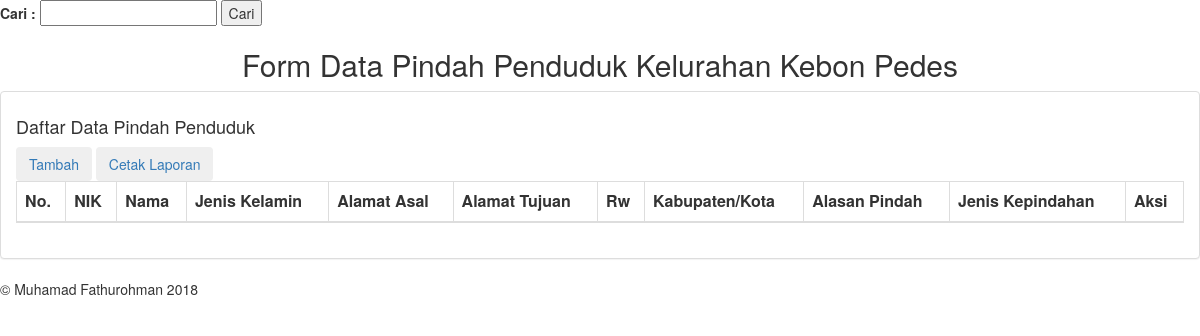
Before: /lihatdatapindah.php with the older database file.
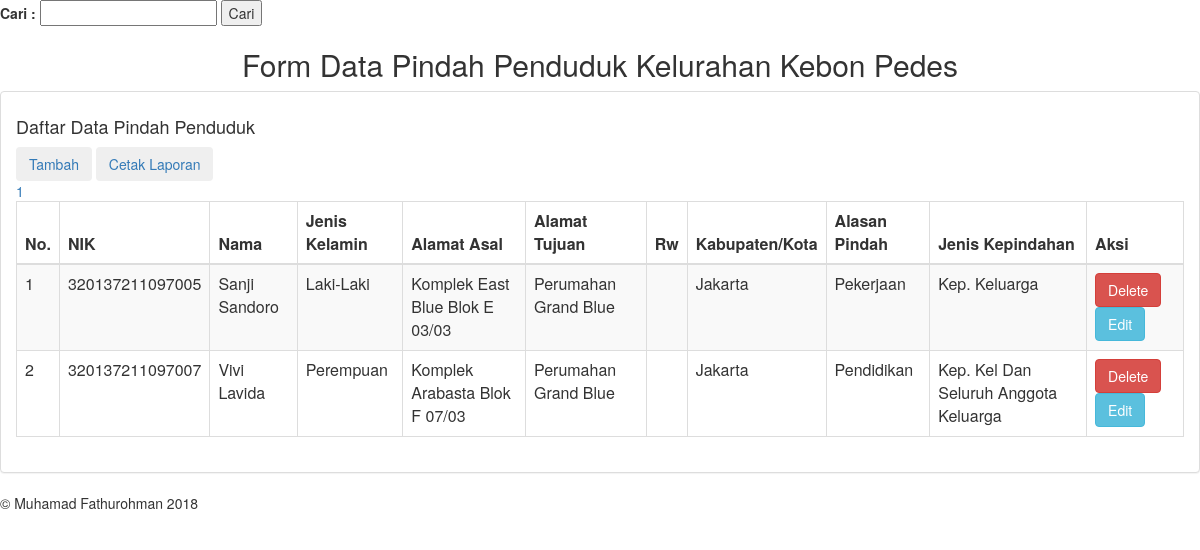
After: the same page with the newer database file.
### tables this page shows
CREATE TABLE `data_pindah` (
  `id` int(200) NOT NULL,
  `nik` varchar(20) NOT NULL,
  `nama` varchar(30) DEFAULT NULL,
  `jenis_kelamin` enum('Laki-Laki','Perempuan') DEFAULT NULL,
  `alamat_asal` varchar(50) DEFAULT NULL,
  `kelurahan` enum('Pakuan','Genteng','Kertamaya','Rancamaya','Cipaku','Muarasari','Harjasari','Bojongkerta','Ranggamekar','Empang','Lawanggintung','Mulyaharja','Pamoyanan','Cikaret','Batutulis','Bondongan') DEFAULT NULL,
  `alamat_tujuan` varchar(50) DEFAULT NULL,
  `provinsi` varchar(20) DEFAULT NULL,
  `kabupaten_kota` varchar(20) DEFAULT NULL,
  `alasan_pindah` enum('Pekerjaan','Pendidikan','Keamanan','Kesehatan','Perumahan','Keluarga','Lain-Lain') DEFAULT NULL,
  `jenis_kepindahan` enum('Kep. Keluarga','Kep. Kel Dan Seluruh Anggota Keluarga','Kep. Kel Dan Sebagian Anggota Keluarga','Anggota Keluarga') DEFAULT NULL
);

### lihatdatapindah.php (the view, shortened to what this page needs)
<link href="css/bootstrap.css" rel="stylesheet">
 <form action="?pages=lihatdatapindah&Search=data" method="POST">
 	<label>Cari :</label>
 	<input type="text" name="cari">
 	<input type="submit" value="Cari" name="Search" id="Search">
 </form>
<h2 align="center">Form Data Pindah Penduduk Kelurahan Kebon Pedes</h2>
<div class="row">
	<div class="col-md-12">
		<div class="panel panel-default">
			<div class="panel-body">
				<h4>Daftar Data Pindah Penduduk</h4>
				<div class="table-toolbar"
                                                                      >
                                            <a href="?pages=tambahpindah" data-toggle="modal" class="config">
                                                <button class="btn green">
                                                    Tambah <i class="icon-plus"></i>
                                                </button>
                                            </a>
                                            <a href="exportpindah.php" >
                                                <button class="btn green">
                                                    Cetak Laporan <i class="icon-plus"></i>
                                                </button>
                                            </a>
				<table class="table table-striped table-bordered">
					<thead>
						<tr>
							<th>No.</th>
							<th>NIK</th>
							<th>Nama</th>
							<th>Jenis Kelamin</th>
							<th>Alamat Asal</th>
							<th>Alamat Tujuan</th>
							<th>Rw</th>
							<th>Kabupaten/Kota</th>
							<th>Alasan Pindah</th>
							<th>Jenis Kepindahan</th>
							<th>Aksi</th>
						</tr>
					</thead>
					<tbody>
						<?php
							  $halaman = 5;
							  $page = isset($_GET["halaman"]) ? (int)$_GET["halaman"] : 1;
							  $mulai = ($page>1) ? ($page * $halaman) - $halaman : 0;
							  $result = mysql_query("SELECT * FROM data_pindah");
							  $total = mysql_num_rows($result);
							  $pages = ceil($total/$halaman);
							if(isset($_GET['Search'])){
								$cari = $_POST['cari'];
								$data = mysql_query("select * from data_pindah where
									nik like '%".$cari."%' or
									nama like '%".$cari."%' or
									jenis_kelamin like '%".$cari."%' or
									alamat_asal like '%".$cari."%' or
									alamat_tujuan like '%".$cari."%' or
									rw like '%".$cari."%' or
									kabupaten_kota like '%".$cari."%' or
									alasan_pindah like '%".$cari."%' or
									jenis_kepindahan like '%".$cari."%'
									LIMIT $mulai, $halaman");
							}
							else {
								$data = mysql_query("select * from data_pindah LIMIT $mulai, $halaman");
							}
							$no = 1;
							while ($d= mysql_fetch_array($data)){ ?>
							<tr>
								<td><?php echo $no++; ?></td>
								<td><?php echo $d['nik'];?></td>
								<td><?php echo $d['nama'];?></td>
								<td><?php echo $d['jenis_kelamin'];?></td>
								<td><?php echo $d['alamat_asal'];?></td>
								<td><?php echo $d['alamat_tujuan'];?></td>
								<td><?php echo $d['rw'];?></td>
								<td><?php echo $d['kabupaten_kota'];?></td>
								<td><?php echo $d['alasan_pindah'];?></td>
								<td><?php echo $d['jenis_kepindahan'];?></td>
								<td>
										<a href='?pages=deletedatapindah&id=<?php echo $d['id']; ?>' onclick='return konfirmasi()'
										class='center btn btn-gradient btn-danger'>
										Delete</a>
										<a href='?pages=editpindah&id=<?php echo $d['id']; ?>'
										class='center btn btn-gradient btn-info'>
										Edit</a>
										</td>
								<?php } ?>
								<div class="">
								  <?php for ($i=1; $i<=$pages ; $i++){ ?>
								  <a href="?pages=lihatdatapindah&amp;halaman=<?php echo $i; ?>"><?php echo $i; ?></a>
								  <?php } ?>
								  </div>
								  </tr>
								  </tbody>
								  </table>
								  </div>
								  </div>
								  </div>
								  </div>
								  </div>
<footer class="row" style="position: relative;">
	        <p class="col-md-9 col-sm-9 col-xs-12 copyright">&copy; Muhamad Fathurohman 2018</p>
    	</footer>

Changed rows visible on the page:
added data_pindah: nik "320137211097005", nama "Sanji Sandoro", jenis_kelamin "Laki-Laki", alamat_asal "Komplek East Blue Blok E 03/03", alamat_tujuan "Perumahan Grand Blue", kabupaten_kota "Jakarta", alasan_pindah "Pekerjaan", jenis_kepindahan "Kep. Keluarga"
added data_pindah: nik "320137211097007", nama "Vivi Lavida", jenis_kelamin "Perempuan", alamat_asal "Komplek Arabasta Blok F 07/03", alamat_tujuan "Perumahan Grand Blue", kabupaten_kota "Jakarta", alasan_pindah "Pendidikan", jenis_kepindahan "Kep. Kel Dan Seluruh Anggota Keluarga"
Other visible differences:
new list line: "1"
